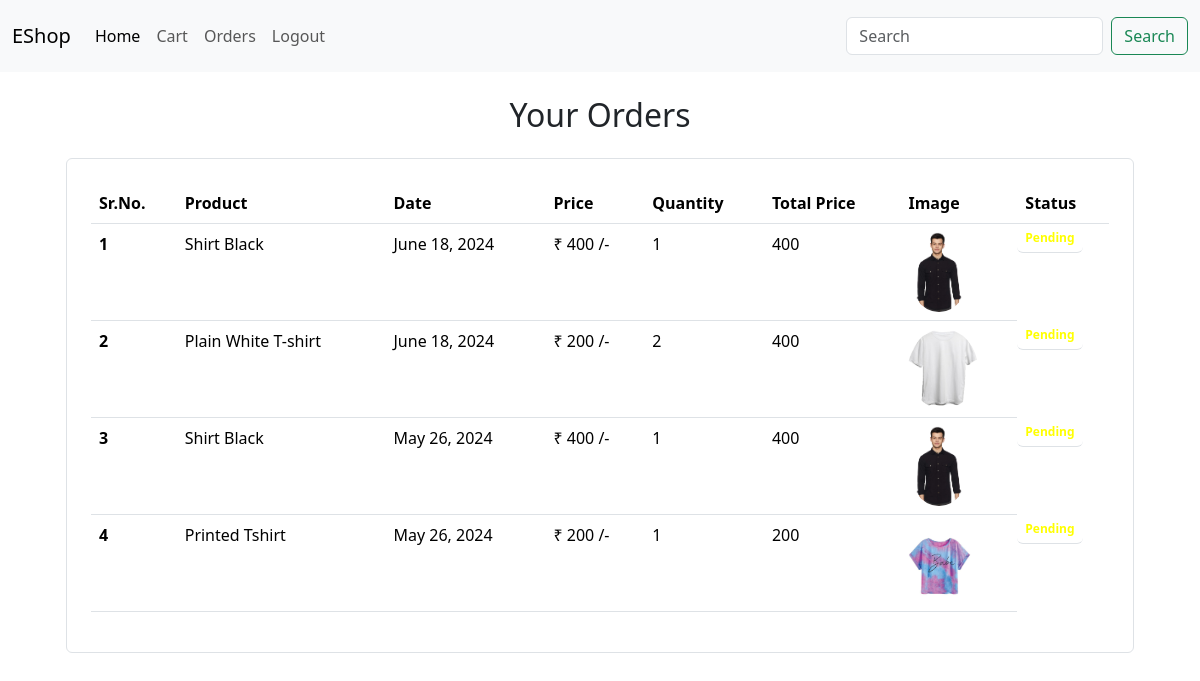
Page /orders/ (signed in) on the committed database.
### store/models/orders.py (models this page shows, shortened)
class Order(models.Model):
    product = models.ForeignKey(Product,on_delete=models.CASCADE)
    customer = models.ForeignKey(Customer,on_delete=models.CASCADE)
    quantity = models.IntegerField(default=1)
    address = models.CharField(max_length=400,default='',blank=True)
    phone = models.CharField(max_length=14,default='',blank=True)
    price = models.IntegerField()
    date = models.DateField(default=datetime.datetime.today)
    status = models.BooleanField(default=False)
    @staticmethod
    def get_orders_by_id(customer_id):
        return Order.objects.filter(customer=customer_id).order_by('-date')

### store/models/Product.py (models this page shows, shortened)
class Product(models.Model):
    name = models.CharField(max_length=100)
    price = models.IntegerField()
    category = models.ForeignKey(Category,on_delete=models.CASCADE,default=1)
    description = models.CharField(max_length=200,default='')
    image = models.ImageField(upload_to='uploads/products/')

### store/views.py (the view)
# urls.py: path('orders/',OrderView.as_view(),name='orders'),
class OrderView(View):
    def get(self,request):
        customer = request.session.get('customer')
        print(customer)
        orders = Order.get_orders_by_id(customer)
        print(orders)
        return render(request, 'orders/orders.html', {'orders': orders})

### store/templatetags/cart.py (called while the page is built)
@register.filter(name='multiply')
def multiply(number,number1):
    return number * number1

### template/orders/orders.html
{% extends 'base/base.html' %}
{% block start %}
{% load cart %}
<div class="container-fluid mt-4">
    <h2 class="text-center">Your Orders</h2>
    <div class="container">
        <div class="border rounded p-4 m-4">
            <table class="table">
                <thead>
                <tr>
                    <th scope="col">Sr.No.</th>
                    <th scope="col">Product</th>
                    <th scope="col">Date</th>
                    <th scope="col">Price</th>
                    <th scope="col">Quantity</th>
                    <th scope="col">Total Price</th>
                    <th scope="col">Image</th>
                    <th scope="col">Status</th>
                </tr>
                </thead>
                <tbody>
                {% for order in orders %}
                <tr>
                    <th scope="row">{{forloop.counter}}</th>
                    <td>{{order.product.name}}</td>
                    <td>{{order.date}} </td>
                    <td>₹ {{order.price}} /-</td>
                    <td>{{order.quantity}}</td>
                    <td>{{order.quantity|multiply:order.price}}</td>
                    <td><img class="rounded-circle" src="{{order.product.image.url}}" height="80"></td>
                    {% if order.status %}
                    <td style="color:green" class="badge badge-warning float-end">Completed</td>
                    {% else %}
                    <td style="color:yellow" class="badge badge-warning float-first">Pending</td>
                    {% endif %}
                </tr>
                {% endfor %}
                </tbody>
            </table>
        </div>
    </div>
</div>
{% endblock %}

### template/base/base.html (shortened to what this page needs)
<!doctype html>
<html lang="en">
  <head>
    <link href="https://cdn.jsdelivr.net/npm/bootstrap@5.3.3/dist/css/bootstrap.min.css" rel="stylesheet">
  </head>
  <body>
  {% include 'base/navbar.html' %}
  {% block start %}
  {% endblock %}
  </body>
</html>

### template/base/navbar.html (shortened to what this page needs)
<nav class="navbar navbar-expand-lg bg-body-tertiary">
  <div class="container-fluid">
    <a class="navbar-brand" href="#">EShop</a>
    <div class="collapse navbar-collapse" id="navbarNavDropdown">
      <ul class="navbar-nav my-2 my-lg-2">
        <li class="nav-item">
          <a class="nav-link active" aria-current="page" href="/">Home</a>
        </li>
        {% if request.session.customer %}
        <li class="nav-item">
          <a class="nav-link " href="/cart">Cart</a>
        </li>
        <li class="nav-item">
          <a class="nav-link " href="/orders">Orders</a>
        </li>
        <li class="nav-item">
          <a class="nav-link " href="/logout">Logout</a>
        </li>
        {% endif %}
      </ul>
    </div>
     <form class="d-flex float-end" role="search" method="post" action="/search/">
            <input class="form-control me-2" name="search" type="search" placeholder="Search" aria-label="Search">
            <button class="btn btn-outline-success" type="submit">Search</button>
        </form>
  </div>
</nav>

### rows in the picture
Order: product.name "Shirt Black", date "June 18, 2024", price "400", quantity "1", quantity|multiply "400", product.image (picture), status "Pending"
Order: product.name "Plain White T-shirt", date "June 18, 2024", price "200", quantity "2", quantity|multiply "400", product.image (picture), status "Pending"
Order: product.name "Shirt Black", date "May 26, 2024", price "400", quantity "1", quantity|multiply "400", product.image (picture), status "Pending"
Order: product.name "Printed Tshirt", date "May 26, 2024", price "200", quantity "1", quantity|multiply "200", product.image (picture), status "Pending"
